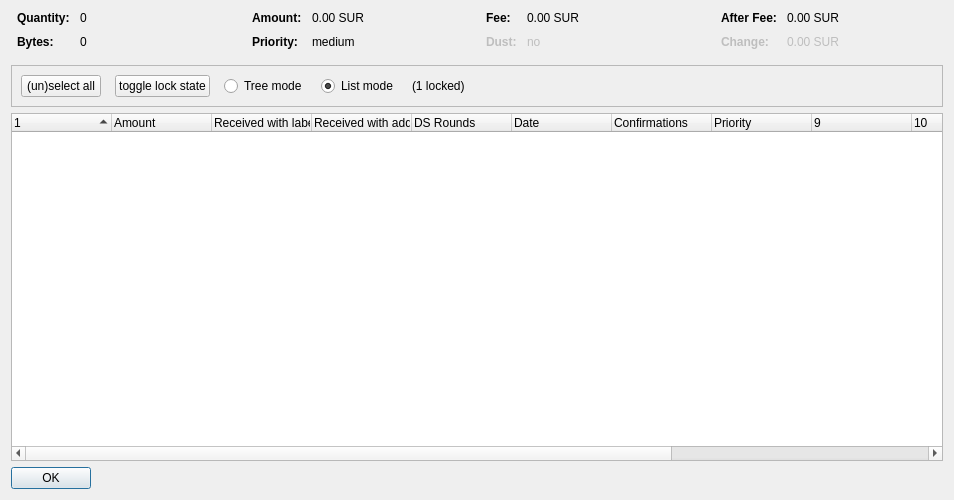
<?xml version="1.0" encoding="UTF-8"?>
<ui version="4.0">
 <class>CoinControlDialog</class>
 <widget class="QDialog" name="CoinControlDialog">
  <property name="geometry">
   <rect>
    <x>0</x>
    <y>0</y>
    <width>954</width>
    <height>500</height>
   </rect>
  </property>
  <property name="windowTitle">
   <string>Coin Selection</string>
  </property>
  <layout class="QVBoxLayout" name="verticalLayout">
   <item>
    <layout class="QHBoxLayout" name="horizontalLayoutTop" stretch="0,0,0,0">
     <property name="topMargin">
      <number>0</number>
     </property>
     <property name="bottomMargin">
      <number>10</number>
     </property>
     <item>
      <layout class="QFormLayout" name="formLayoutCoinControl1">
       <property name="horizontalSpacing">
        <number>10</number>
       </property>
       <property name="verticalSpacing">
        <number>10</number>
       </property>
       <property name="leftMargin">
        <number>6</number>
       </property>
       <property name="rightMargin">
        <number>6</number>
       </property>
       <item row="0" column="0">
        <widget class="QLabel" name="labelCoinControlQuantityText">
         <property name="font">
          <font>
           <weight>75</weight>
           <bold>true</bold>
          </font>
         </property>
         <property name="text">
          <string>Quantity:</string>
         </property>
        </widget>
       </item>
       <item row="0" column="1">
        <widget class="QLabel" name="labelCoinControlQuantity">
         <property name="cursor">
          <cursorShape>IBeamCursor</cursorShape>
         </property>
         <property name="contextMenuPolicy">
          <enum>Qt::ActionsContextMenu</enum>
         </property>
         <property name="text">
          <string notr="true">0</string>
         </property>
         <property name="textInteractionFlags">
          <set>Qt::LinksAccessibleByMouse|Qt::TextSelectableByKeyboard|Qt::TextSelectableByMouse</set>
         </property>
        </widget>
       </item>
       <item row="1" column="0">
        <widget class="QLabel" name="labelCoinControlBytesText">
         <property name="font">
          <font>
           <weight>75</weight>
           <bold>true</bold>
          </font>
         </property>
         <property name="text">
          <string>Bytes:</string>
         </property>
        </widget>
       </item>
       <item row="1" column="1">
        <widget class="QLabel" name="labelCoinControlBytes">
         <property name="cursor">
          <cursorShape>IBeamCursor</cursorShape>
         </property>
         <property name="contextMenuPolicy">
          <enum>Qt::ActionsContextMenu</enum>
         </property>
         <property name="text">
          <string notr="true">0</string>
         </property>
         <property name="textInteractionFlags">
          <set>Qt::LinksAccessibleByMouse|Qt::TextSelectableByKeyboard|Qt::TextSelectableByMouse</set>
         </property>
        </widget>
       </item>
      </layout>
     </item>
     <item>
      <layout class="QFormLayout" name="formLayoutCoinControl2">
       <property name="horizontalSpacing">
        <number>10</number>
       </property>
       <property name="verticalSpacing">
        <number>10</number>
       </property>
       <property name="leftMargin">
        <number>6</number>
       </property>
       <property name="rightMargin">
        <number>6</number>
       </property>
       <item row="0" column="0">
        <widget class="QLabel" name="labelCoinControlAmountText">
         <property name="font">
          <font>
           <weight>75</weight>
           <bold>true</bold>
          </font>
         </property>
         <property name="text">
          <string>Amount:</string>
         </property>
        </widget>
       </item>
       <item row="0" column="1">
        <widget class="QLabel" name="labelCoinControlAmount">
         <property name="cursor">
          <cursorShape>IBeamCursor</cursorShape>
         </property>
         <property name="contextMenuPolicy">
          <enum>Qt::ActionsContextMenu</enum>
         </property>
         <property name="text">
          <string notr="true">0.00 SUR</string>
         </property>
         <property name="textInteractionFlags">
          <set>Qt::LinksAccessibleByMouse|Qt::TextSelectableByKeyboard|Qt::TextSelectableByMouse</set>
         </property>
        </widget>
       </item>
       <item row="1" column="0">
        <widget class="QLabel" name="labelCoinControlPriorityText">
         <property name="font">
          <font>
           <weight>75</weight>
           <bold>true</bold>
          </font>
         </property>
         <property name="text">
          <string>Priority:</string>
         </property>
        </widget>
       </item>
       <item row="1" column="1">
        <widget class="QLabel" name="labelCoinControlPriority">
         <property name="cursor">
          <cursorShape>IBeamCursor</cursorShape>
         </property>
         <property name="contextMenuPolicy">
          <enum>Qt::ActionsContextMenu</enum>
         </property>
         <property name="text">
          <string>medium</string>
         </property>
         <property name="textInteractionFlags">
          <set>Qt::LinksAccessibleByMouse|Qt::TextSelectableByKeyboard|Qt::TextSelectableByMouse</set>
         </property>
        </widget>
       </item>
      </layout>
     </item>
     <item>
      <layout class="QFormLayout" name="formLayoutCoinControl3">
       <property name="horizontalSpacing">
        <number>10</number>
       </property>
       <property name="verticalSpacing">
        <number>10</number>
       </property>
       <property name="leftMargin">
        <number>6</number>
       </property>
       <property name="rightMargin">
        <number>6</number>
       </property>
       <item row="0" column="0">
        <widget class="QLabel" name="labelCoinControlFeeText">
         <property name="font">
          <font>
           <weight>75</weight>
           <bold>true</bold>
          </font>
         </property>
         <property name="text">
          <string>Fee:</string>
         </property>
        </widget>
       </item>
       <item row="0" column="1">
        <widget class="QLabel" name="labelCoinControlFee">
         <property name="cursor">
          <cursorShape>IBeamCursor</cursorShape>
         </property>
         <property name="contextMenuPolicy">
          <enum>Qt::ActionsContextMenu</enum>
         </property>
         <property name="text">
          <string notr="true">0.00 SUR</string>
         </property>
         <property name="textInteractionFlags">
          <set>Qt::LinksAccessibleByMouse|Qt::TextSelectableByKeyboard|Qt::TextSelectableByMouse</set>
         </property>
        </widget>
       </item>
       <item row="1" column="0">
        <widget class="QLabel" name="labelCoinControlLowOutputText">
         <property name="enabled">
          <bool>false</bool>
         </property>
         <property name="font">
          <font>
           <weight>75</weight>
           <bold>true</bold>
          </font>
         </property>
         <property name="text">
          <string>Dust:</string>
         </property>
        </widget>
       </item>
       <item row="1" column="1">
        <widget class="QLabel" name="labelCoinControlLowOutput">
         <property name="enabled">
          <bool>false</bool>
         </property>
         <property name="cursor">
          <cursorShape>IBeamCursor</cursorShape>
         </property>
         <property name="contextMenuPolicy">
          <enum>Qt::ActionsContextMenu</enum>
         </property>
         <property name="text">
          <string>no</string>
         </property>
         <property name="textInteractionFlags">
          <set>Qt::LinksAccessibleByMouse|Qt::TextSelectableByKeyboard|Qt::TextSelectableByMouse</set>
         </property>
        </widget>
       </item>
      </layout>
     </item>
     <item>
      <layout class="QFormLayout" name="formLayoutCoinControl4">
       <property name="horizontalSpacing">
        <number>10</number>
       </property>
       <property name="verticalSpacing">
        <number>10</number>
       </property>
       <property name="leftMargin">
        <number>6</number>
       </property>
       <property name="rightMargin">
        <number>6</number>
       </property>
       <item row="0" column="0">
        <widget class="QLabel" name="labelCoinControlAfterFeeText">
         <property name="font">
          <font>
           <weight>75</weight>
           <bold>true</bold>
          </font>
         </property>
         <property name="text">
          <string>After Fee:</string>
         </property>
        </widget>
       </item>
       <item row="0" column="1">
        <widget class="QLabel" name="labelCoinControlAfterFee">
         <property name="cursor">
          <cursorShape>IBeamCursor</cursorShape>
         </property>
         <property name="contextMenuPolicy">
          <enum>Qt::ActionsContextMenu</enum>
         </property>
         <property name="text">
          <string notr="true">0.00 SUR</string>
         </property>
         <property name="textInteractionFlags">
          <set>Qt::LinksAccessibleByMouse|Qt::TextSelectableByKeyboard|Qt::TextSelectableByMouse</set>
         </property>
        </widget>
       </item>
       <item row="1" column="0">
        <widget class="QLabel" name="labelCoinControlChangeText">
         <property name="enabled">
          <bool>false</bool>
         </property>
         <property name="font">
          <font>
           <weight>75</weight>
           <bold>true</bold>
          </font>
         </property>
         <property name="text">
          <string>Change:</string>
         </property>
        </widget>
       </item>
       <item row="1" column="1">
        <widget class="QLabel" name="labelCoinControlChange">
         <property name="enabled">
          <bool>false</bool>
         </property>
         <property name="cursor">
          <cursorShape>IBeamCursor</cursorShape>
         </property>
         <property name="contextMenuPolicy">
          <enum>Qt::ActionsContextMenu</enum>
         </property>
         <property name="text">
          <string notr="true">0.00 SUR</string>
         </property>
         <property name="textInteractionFlags">
          <set>Qt::LinksAccessibleByMouse|Qt::TextSelectableByKeyboard|Qt::TextSelectableByMouse</set>
         </property>
        </widget>
       </item>
      </layout>
     </item>
    </layout>
   </item>
   <item>
    <widget class="QFrame" name="frame">
     <property name="minimumSize">
      <size>
       <width>0</width>
       <height>40</height>
      </size>
     </property>
     <property name="frameShape">
      <enum>QFrame::StyledPanel</enum>
     </property>
     <property name="frameShadow">
      <enum>QFrame::Sunken</enum>
     </property>
     <layout class="QHBoxLayout" name="horizontalLayout">
      <item>
       <layout class="QHBoxLayout" name="horizontalLayoutPanel" stretch="0,0,0,0,0,0">
        <property name="spacing">
         <number>14</number>
        </property>
        <item>
         <widget class="QPushButton" name="pushButtonSelectAll">
          <property name="sizePolicy">
           <sizepolicy hsizetype="Maximum" vsizetype="Fixed">
            <horstretch>0</horstretch>
            <verstretch>0</verstretch>
           </sizepolicy>
          </property>
          <property name="text">
           <string>(un)select all</string>
          </property>
          <property name="autoDefault">
           <bool>false</bool>
          </property>
         </widget>
        </item>
        <item>
         <widget class="QPushButton" name="pushButtonToggleLock">
          <property name="sizePolicy">
           <sizepolicy hsizetype="Maximum" vsizetype="Fixed">
            <horstretch>0</horstretch>
            <verstretch>0</verstretch>
           </sizepolicy>
          </property>
          <property name="text">
           <string>toggle lock state</string>
          </property>
          <property name="autoDefault">
           <bool>false</bool>
          </property>
         </widget>
        </item>
        <item>
         <widget class="QRadioButton" name="radioTreeMode">
          <property name="sizePolicy">
           <sizepolicy hsizetype="Maximum" vsizetype="Fixed">
            <horstretch>0</horstretch>
            <verstretch>0</verstretch>
           </sizepolicy>
          </property>
          <property name="text">
           <string>Tree mode</string>
          </property>
         </widget>
        </item>
        <item>
         <widget class="QRadioButton" name="radioListMode">
          <property name="sizePolicy">
           <sizepolicy hsizetype="Maximum" vsizetype="Fixed">
            <horstretch>0</horstretch>
            <verstretch>0</verstretch>
           </sizepolicy>
          </property>
          <property name="text">
           <string>List mode</string>
          </property>
          <property name="checked">
           <bool>true</bool>
          </property>
         </widget>
        </item>
        <item>
         <widget class="QLabel" name="labelLocked">
          <property name="text">
           <string>(1 locked)</string>
          </property>
         </widget>
        </item>
        <item>
         <spacer name="horizontalSpacer">
          <property name="orientation">
           <enum>Qt::Horizontal</enum>
          </property>
          <property name="sizeHint" stdset="0">
           <size>
            <width>40</width>
            <height>20</height>
           </size>
          </property>
         </spacer>
        </item>
       </layout>
      </item>
     </layout>
    </widget>
   </item>
   <item>
    <widget class="CoinControlTreeWidget" name="treeWidget">
     <property name="contextMenuPolicy">
      <enum>Qt::CustomContextMenu</enum>
     </property>
     <property name="sortingEnabled">
      <bool>false</bool>
     </property>
     <property name="columnCount">
      <number>13</number>
     </property>
     <attribute name="headerShowSortIndicator" stdset="0">
      <bool>true</bool>
     </attribute>
     <attribute name="headerStretchLastSection">
      <bool>false</bool>
     </attribute>
     <column>
      <property name="text">
       <string/>
      </property>
     </column>
     <column>
      <property name="text">
       <string>Amount</string>
      </property>
     </column>
     <column>
      <property name="text">
       <string>Received with label</string>
      </property>
     </column>
     <column>
      <property name="text">
       <string>Received with address</string>
      </property>
     </column>
     <column>
      <property name="text">
       <string>DS Rounds</string>
      </property>
     </column>
     <column>
      <property name="text">
       <string>Date</string>
      </property>
     </column>
     <column>
      <property name="text">
       <string>Confirmations</string>
      </property>
      <property name="toolTip">
       <string>Confirmed</string>
      </property>
     </column>
     <column>
      <property name="text">
       <string>Priority</string>
      </property>
     </column>
     <column>
      <property name="text">
       <string/>
      </property>
     </column>
     <column>
      <property name="text">
       <string/>
      </property>
     </column>
     <column>
      <property name="text">
       <string/>
      </property>
     </column>
     <column>
      <property name="text">
       <string/>
      </property>
     </column>
     <column>
      <property name="text">
       <string/>
      </property>
     </column>
    </widget>
   </item>
   <item>
    <widget class="QDialogButtonBox" name="buttonBox">
     <property name="sizePolicy">
      <sizepolicy hsizetype="Maximum" vsizetype="Fixed">
       <horstretch>0</horstretch>
       <verstretch>0</verstretch>
      </sizepolicy>
     </property>
     <property name="orientation">
      <enum>Qt::Horizontal</enum>
     </property>
     <property name="standardButtons">
      <set>QDialogButtonBox::Ok</set>
     </property>
    </widget>
   </item>
  </layout>
 </widget>
 <customwidgets>
  <customwidget>
   <class>CoinControlTreeWidget</class>
   <extends>QTreeWidget</extends>
   <header>coincontroltreewidget.h</header>
  </customwidget>
 </customwidgets>
 <resources/>
 <connections/>
</ui>
